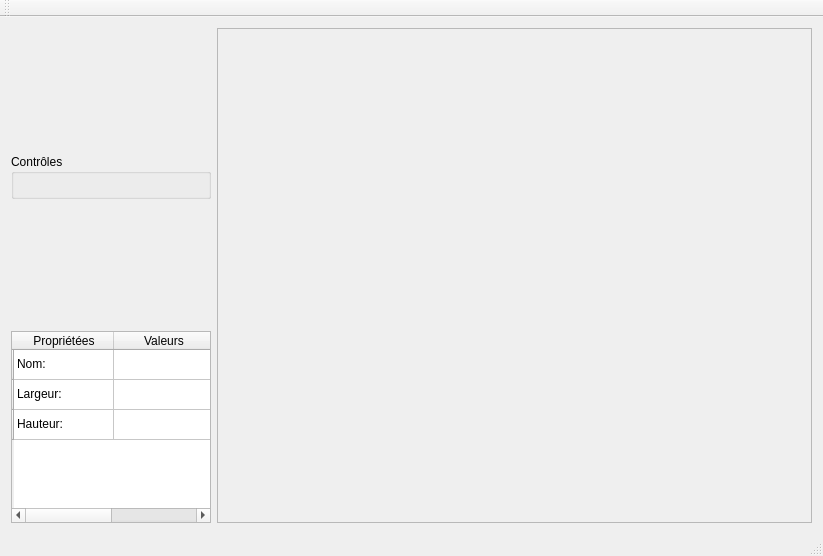
<?xml version="1.0" encoding="UTF-8"?>
<ui version="4.0">
 <class>MainWindow</class>
 <widget class="QMainWindow" name="MainWindow">
  <property name="geometry">
   <rect>
    <x>0</x>
    <y>0</y>
    <width>823</width>
    <height>556</height>
   </rect>
  </property>
  <property name="windowTitle">
   <string>MainWindow</string>
  </property>
  <widget class="QWidget" name="centralWidget">
   <layout class="QHBoxLayout" name="horizontalLayout_3">
    <item>
     <layout class="QVBoxLayout" name="verticalLayout">
      <property name="sizeConstraint">
       <enum>QLayout::SetDefaultConstraint</enum>
      </property>
      <item>
       <spacer name="verticalSpacer">
        <property name="orientation">
         <enum>Qt::Vertical</enum>
        </property>
        <property name="sizeHint" stdset="0">
         <size>
          <width>20</width>
          <height>40</height>
         </size>
        </property>
       </spacer>
      </item>
      <item>
       <widget class="QGroupBox" name="groupBox">
        <property name="maximumSize">
         <size>
          <width>200</width>
          <height>16777215</height>
         </size>
        </property>
        <property name="title">
         <string>Contrôles</string>
        </property>
        <layout class="QVBoxLayout" name="verticalLayout_5"/>
       </widget>
      </item>
      <item>
       <spacer name="verticalSpacer_2">
        <property name="orientation">
         <enum>Qt::Vertical</enum>
        </property>
        <property name="sizeHint" stdset="0">
         <size>
          <width>20</width>
          <height>40</height>
         </size>
        </property>
       </spacer>
      </item>
      <item>
       <widget class="QTableWidget" name="tableWidget">
        <property name="maximumSize">
         <size>
          <width>200</width>
          <height>16777215</height>
         </size>
        </property>
        <row>
         <property name="text">
          <string/>
         </property>
        </row>
        <row>
         <property name="text">
          <string/>
         </property>
        </row>
        <row>
         <property name="text">
          <string/>
         </property>
        </row>
        <column>
         <property name="text">
          <string>Propriétées</string>
         </property>
        </column>
        <column>
         <property name="text">
          <string>Valeurs</string>
         </property>
        </column>
        <item row="0" column="0">
         <property name="text">
          <string>Nom:</string>
         </property>
        </item>
        <item row="1" column="0">
         <property name="text">
          <string>Largeur:</string>
         </property>
        </item>
        <item row="2" column="0">
         <property name="text">
          <string>Hauteur:</string>
         </property>
        </item>
       </widget>
      </item>
     </layout>
    </item>
    <item>
     <widget class="QScrollArea" name="ImageScrollArea">
      <property name="widgetResizable">
       <bool>true</bool>
      </property>
      <widget class="QWidget" name="scrollAreaWidgetContents">
       <property name="geometry">
        <rect>
         <x>0</x>
         <y>0</y>
         <width>392</width>
         <height>474</height>
        </rect>
       </property>
       <layout class="QVBoxLayout" name="verticalLayout_3"/>
      </widget>
     </widget>
    </item>
   </layout>
  </widget>
  <widget class="QStatusBar" name="statusBar"/>
  <widget class="QToolBar" name="mainToolBar">
   <attribute name="toolBarArea">
    <enum>TopToolBarArea</enum>
   </attribute>
   <attribute name="toolBarBreak">
    <bool>false</bool>
   </attribute>
  </widget>
  <widget class="QMenuBar" name="menuBar">
   <property name="geometry">
    <rect>
     <x>0</x>
     <y>0</y>
     <width>823</width>
     <height>22</height>
    </rect>
   </property>
  </widget>
  <action name="actionOuvrir">
   <property name="text">
    <string>Ouvrir</string>
   </property>
  </action>
  <action name="actionEnregistrer_Sous">
   <property name="enabled">
    <bool>false</bool>
   </property>
   <property name="text">
    <string>Enregistrer Sous</string>
   </property>
  </action>
  <action name="action_Propos">
   <property name="text">
    <string>À Propos</string>
   </property>
  </action>
  <action name="actionEnregistrer_le_groupe">
   <property name="enabled">
    <bool>false</bool>
   </property>
   <property name="text">
    <string>Enregistrer le groupe</string>
   </property>
  </action>
  <action name="actionUndo">
   <property name="text">
    <string>Undo</string>
   </property>
  </action>
  <action name="actionRedo">
   <property name="text">
    <string>Redo</string>
   </property>
  </action>
 </widget>
 <layoutdefault spacing="6" margin="11"/>
 <resources/>
 <connections/>
</ui>
